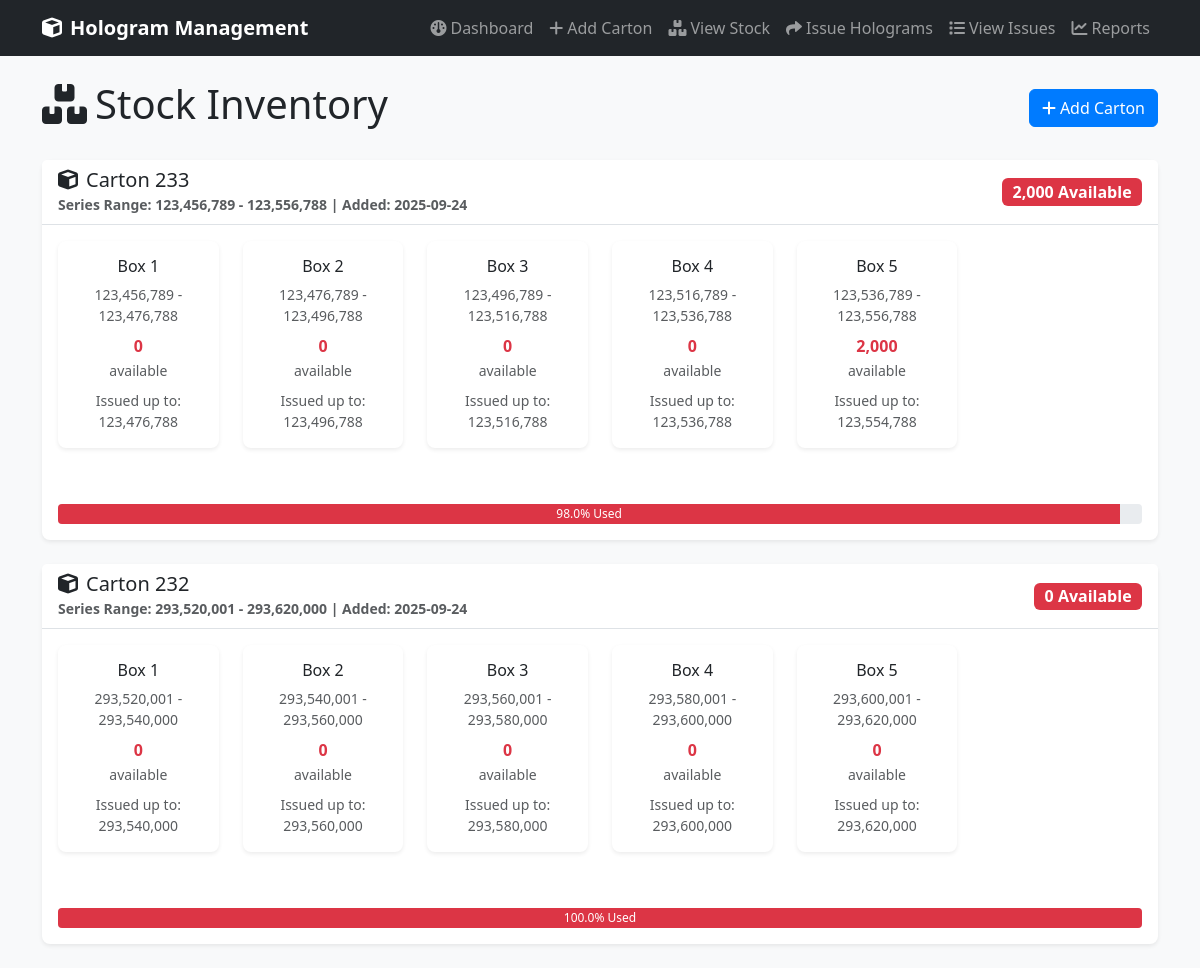
/view_stock, run on the app's committed database.
### app.py (models this page shows)
class Carton(db.Model):
    id = db.Column(db.Integer, primary_key=True)
    carton_no = db.Column(db.String(50), unique=True, nullable=False)
    start_series = db.Column(db.Integer, nullable=False)
    end_series = db.Column(db.Integer, nullable=False)
    created_date = db.Column(db.DateTime, default=datetime.utcnow)
    boxes = db.relationship('Box', backref='carton', lazy=True, cascade='all, delete-orphan')

class Box(db.Model):
    id = db.Column(db.Integer, primary_key=True)
    carton_id = db.Column(db.Integer, db.ForeignKey('carton.id'), nullable=False)
    box_no = db.Column(db.Integer, nullable=False)
    start_series = db.Column(db.Integer, nullable=False)
    end_series = db.Column(db.Integer, nullable=False)
    issued_upto = db.Column(db.Integer, default=0)

### app.py (the view)
@app.route('/view_stock')
def view_stock():
    cartons = Carton.query.order_by(Carton.created_date.desc()).all()
    carton_data = []
    for carton in cartons:
        boxes_info = []
        for box in carton.boxes:
            available = (box.end_series - box.start_series + 1) - box.issued_upto
            boxes_info.append({
                'box_no': box.box_no,
                'start_series': box.start_series,
                'end_series': box.end_series,
                'issued_upto': box.issued_upto,
                'available': available
            })
        carton_data.append({
            'carton': carton,
            'boxes': boxes_info,
            'total_available': sum(box['available'] for box in boxes_info)
        })
    return render_template('view_stock.html', carton_data=carton_data)

### templates/view_stock.html (shortened to what this page needs)
{% extends "base.html" %}
{% block content %}
<div class="row">
    <div class="col-12">
        <div class="d-flex justify-content-between align-items-center mb-4">
            <h1>
                <i class="fas fa-boxes me-2"></i>Stock Inventory
            </h1>
            <a href="{{ url_for('add_carton') }}" class="btn btn-primary">
                <i class="fas fa-plus me-1"></i>Add Carton
            </a>
        </div>
    </div>
</div>
{% if carton_data %}
    {% for item in carton_data %}
    <div class="card mb-4">
        <div class="card-header">
            <div class="row align-items-center">
                <div class="col-md-8">
                    <h5 class="mb-0">
                        <i class="fas fa-cube me-2"></i>Carton {{ item.carton.carton_no }}
                    </h5>
                    <small class="text-muted">
                        Series Range: {{ "{:,}".format(item.carton.start_series) }} - {{ "{:,}".format(item.carton.end_series) }}
                        | Added: {{ item.carton.created_date.strftime('%Y-%m-%d') }}
                    </small>
                </div>
                <div class="col-md-4 text-end">
                    <span class="badge bg-{% if item.total_available > 15000 %}success{% elif item.total_available > 5000 %}warning{% else %}danger{% endif %} fs-6">
                        {{ "{:,}".format(item.total_available) }} Available
                    </span>
                </div>
            </div>
        </div>
        <div class="card-body">
            <div class="row">
                {% for box in item.boxes %}
                <div class="col-md-4 col-lg-2 mb-3">
                    <div class="card border-{% if box.available > 15000 %}success{% elif box.available > 5000 %}warning{% else %}secondary{% endif %}">
                        <div class="card-body text-center p-3">
                            <h6 class="card-title mb-2">Box {{ box.box_no }}</h6>
                            <div class="small text-muted mb-2">
                                {{ "{:,}".format(box.start_series) }} - {{ "{:,}".format(box.end_series) }}
                            </div>
                            <div class="mb-2">
                                <strong class="text-{% if box.available > 15000 %}success{% elif box.available > 5000 %}warning{% else %}danger{% endif %}">
                                    {{ "{:,}".format(box.available) }}
                                </strong>
                                <br>
                                <small class="text-muted">available</small>
                            </div>
                            {% if box.issued_upto > 0 %}
                            <div class="small text-muted">
                                Issued up to: {{ "{:,}".format(box.start_series + box.issued_upto - 1) }}
                            </div>
                            {% endif %}
                        </div>
                    </div>
                </div>
                {% endfor %}
            </div>
            <div class="row mt-3">
                <div class="col-12">
                    <div class="progress" style="height: 20px;">
                        {% set total_capacity = 100000 %}
                        {% set used_percentage = ((total_capacity - item.total_available) / total_capacity * 100) %}
                        <div class="progress-bar bg-{% if used_percentage < 70 %}success{% elif used_percentage < 90 %}warning{% else %}danger{% endif %}"
                             role="progressbar"
                             style="width: {{ used_percentage }}%"
                             aria-valuenow="{{ used_percentage }}"
                             aria-valuemin="0"
                             aria-valuemax="100">
                            {{ "%.1f"|format(used_percentage) }}% Used
                        </div>
                    </div>
                </div>
            </div>
        </div>
    </div>
    {% endfor %}
{% endif %}
{% endblock %}

### templates/base.html (shortened to what this page needs)
<!DOCTYPE html>
<html lang="en">
<head>
    <link href="https://cdn.jsdelivr.net/npm/bootstrap@5.3.0/dist/css/bootstrap.min.css" rel="stylesheet">
    <link href="https://cdnjs.cloudflare.com/ajax/libs/font-awesome/6.0.0/css/all.min.css" rel="stylesheet">
    <link href="{{ url_for('static', filename='css/style.css') }}" rel="stylesheet">
</head>
<body>
    <nav class="navbar navbar-expand-lg navbar-dark bg-dark">
        <div class="container">
            <a class="navbar-brand" href="{{ url_for('dashboard') }}">
                <i class="fas fa-cube me-2"></i>Hologram Management
            </a>
            <div class="collapse navbar-collapse" id="navbarNav">
                <ul class="navbar-nav ms-auto">
                    <li class="nav-item">
                        <a class="nav-link" href="{{ url_for('dashboard') }}">
                            <i class="fas fa-dashboard me-1"></i>Dashboard
                        </a>
                    </li>
                    <li class="nav-item">
                        <a class="nav-link" href="{{ url_for('add_carton') }}">
                            <i class="fas fa-plus me-1"></i>Add Carton
                        </a>
                    </li>
                    <li class="nav-item">
                        <a class="nav-link" href="{{ url_for('view_stock') }}">
                            <i class="fas fa-boxes me-1"></i>View Stock
                        </a>
                    </li>
                    <li class="nav-item">
                        <a class="nav-link" href="{{ url_for('issue_holograms') }}">
                            <i class="fas fa-share me-1"></i>Issue Holograms
                        </a>
                    </li>
                    <li class="nav-item">
                        <a class="nav-link" href="{{ url_for('view_issues') }}">
                            <i class="fas fa-list me-1"></i>View Issues
                        </a>
                    </li>
                    <li class="nav-item">
                        <a class="nav-link" href="{{ url_for('monthly_report') }}">
                            <i class="fas fa-chart-line me-1"></i>Reports
                        </a>
                    </li>
                </ul>
            </div>
        </div>
    </nav>
    <div class="container mt-4">
        {% block content %}{% endblock %}
    </div>
</body>
</html>

### static/css/style.css (style rules this page uses)
body { background-color: #f8f9fa; }
.navbar-brand { font-weight: bold; font-size: 1.25rem; }
.card { border: none; border-radius: 0.5rem; box-shadow: 0 0.125rem 0.25rem rgba(0, 0, 0, 0.075); margin-bottom: 1.5rem; }
.card-header { background-color: #fff; border-bottom: 1px solid #dee2e6; font-weight: 600; }
.badge { font-size: 0.75em; }
.progress { border-radius: 0.25rem; }
.border-secondary { border-color: #6c757d !important; }
.btn { border-radius: 0.375rem; font-weight: 500; }
.btn-primary { background-color: #007bff; border-color: #007bff; }

### data on the page
Carton: carton.carton_no "233", carton.start_series "123,456,789", carton.end_series "123,556,788", carton.created_date "2025-09-24"
Box: box_no "1", start_series "123,456,789", end_series "123,476,788", available "0", box.start_series+box.issued_upto-1 "123,476,788"
Box: box_no "2", start_series "123,476,789", end_series "123,496,788", available "0", box.start_series+box.issued_upto-1 "123,496,788"
Box: box_no "3", start_series "123,496,789", end_series "123,516,788", available "0", box.start_series+box.issued_upto-1 "123,516,788"
Box: box_no "4", start_series "123,516,789", end_series "123,536,788", available "0", box.start_series+box.issued_upto-1 "123,536,788"
Box: box_no "5", start_series "123,536,789", end_series "123,556,788", available "2,000", box.start_series+box.issued_upto-1 "123,554,788"
Carton: carton.carton_no "232", carton.start_series "293,520,001", carton.end_series "293,620,000", carton.created_date "2025-09-24"
Box: box_no "1", start_series "293,520,001", end_series "293,540,000", available "0", box.start_series+box.issued_upto-1 "293,540,000"
Box: box_no "2", start_series "293,540,001", end_series "293,560,000", available "0", box.start_series+box.issued_upto-1 "293,560,000"
Box: box_no "3", start_series "293,560,001", end_series "293,580,000", available "0", box.start_series+box.issued_upto-1 "293,580,000"
Box: box_no "4", start_series "293,580,001", end_series "293,600,000", available "0", box.start_series+box.issued_upto-1 "293,600,000"
Box: box_no "5", start_series "293,600,001", end_series "293,620,000", available "0", box.start_series+box.issued_upto-1 "293,620,000"

### other printed values
{{ "{:,}".format(item.total_available) }} "2,000" "0"
{{ "%.1f"|format(used_percentage) }} "98.0" "100.0"
